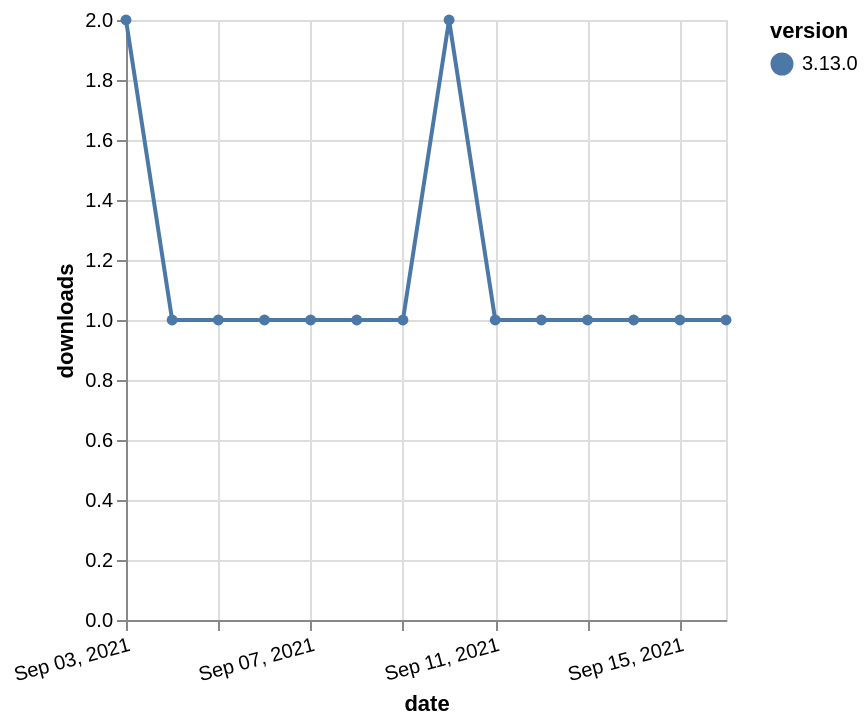

The specification (Vega-Lite) saved for this image:
### Vega-Lite specification from a JSON file in a GitHub repository (floating-point values rounded to 4 significant figures)
{"$schema": "https://vega.github.io/schema/vega-lite/v5.json", "description": "A simple bar chart with embedded data.", "data": {"values": [{"date": "2021-09-03", "total": 111, "delta": 2, "version": "3.13.0"}, {"date": "2021-09-04", "total": 112, "delta": 1, "version": "3.13.0"}, {"date": "2021-09-05", "total": 113, "delta": 1, "version": "3.13.0"}, {"date": "2021-09-06", "total": 114, "delta": 1, "version": "3.13.0"}, {"date": "2021-09-07", "total": 115, "delta": 1, "version": "3.13.0"}, {"date": "2021-09-08", "total": 116, "delta": 1, "version": "3.13.0"}, {"date": "2021-09-09", "total": 117, "delta": 1, "version": "3.13.0"}, {"date": "2021-09-10", "total": 119, "delta": 2, "version": "3.13.0"}, {"date": "2021-09-11", "total": 120, "delta": 1, "version": "3.13.0"}, {"date": "2021-09-12", "total": 121, "delta": 1, "version": "3.13.0"}, {"date": "2021-09-13", "total": 122, "delta": 1, "version": "3.13.0"}, {"date": "2021-09-14", "total": 123, "delta": 1, "version": "3.13.0"}, {"date": "2021-09-15", "total": 124, "delta": 1, "version": "3.13.0"}, {"date": "2021-09-16", "total": 125, "delta": 1, "version": "3.13.0"}]}, "width": "container", "mark": {"type": "line", "point": {"filled": true}}, "encoding": {"x": {"field": "date", "type": "temporal", "timeUnit": "yearmonthdate", "title": "date", "axis": {"labelAngle": -15}}, "y": {"field": "delta", "type": "quantitative", "title": "downloads"}, "color": {"field": "version", "type": "nominal"}, "tooltip": {"field": "delta"}}}
